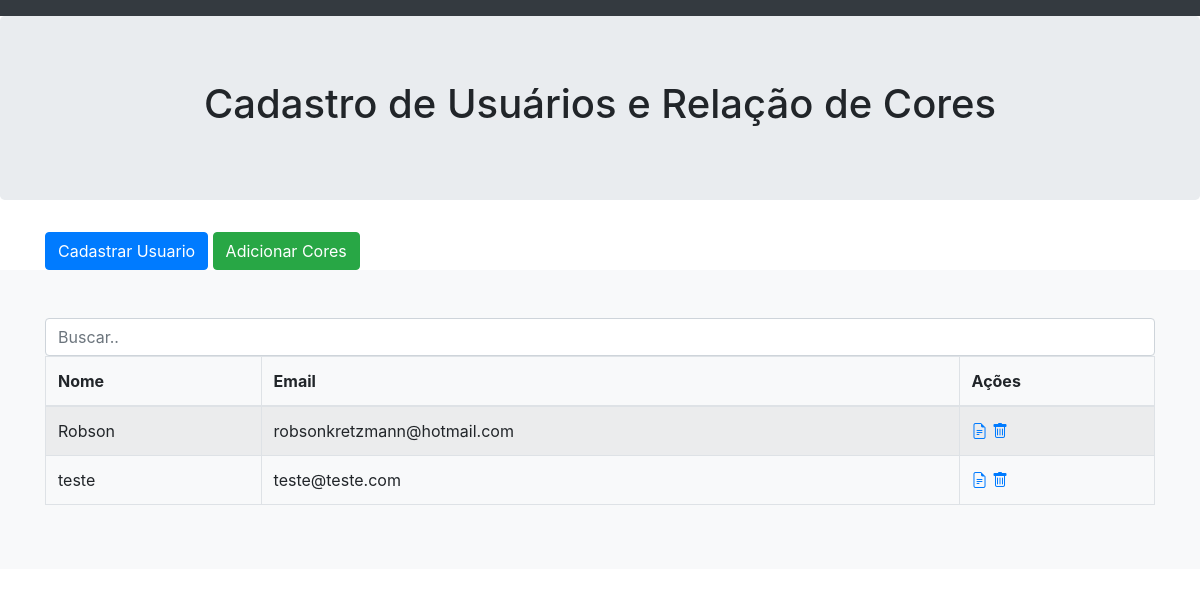
Before: / with the older database file.
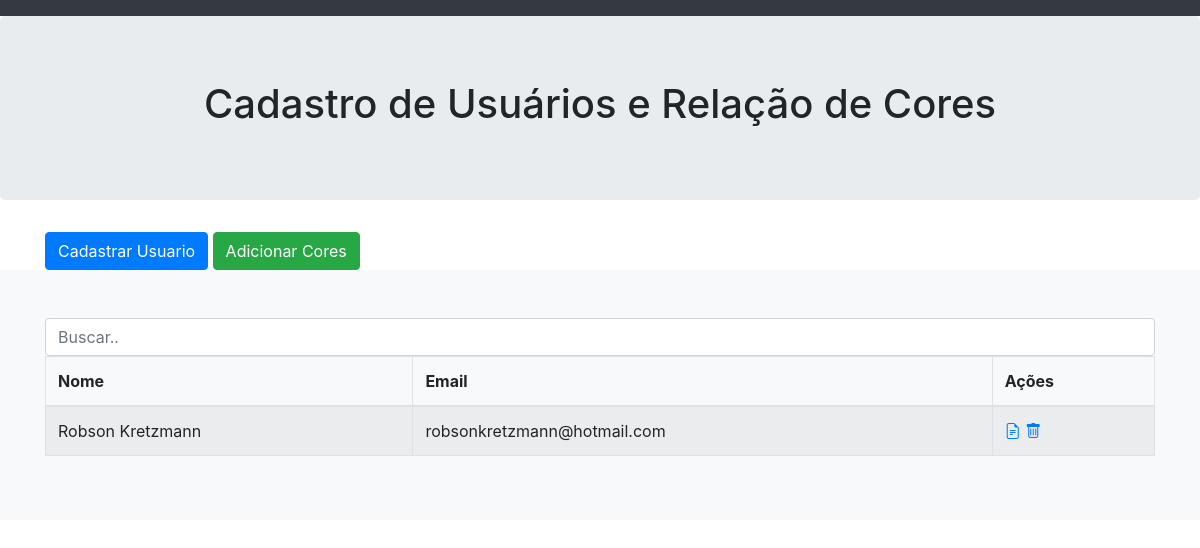
After: the same page with the newer database file.
### tables this page shows
CREATE TABLE users(
    id INTEGER PRIMARY KEY,
    name varchar(100) NOT NULL,
    email varchar(100) NOT NULL
);

### source/Models/User.php (called while the page is built, shortened)
<?php
class User
{
    public function all(): ?array
    {
        $conn = Connect::getInstance();
        $all = $conn->query("SELECT * FROM  users");
        return $all->fetchAll(\PDO::FETCH_CLASS, __CLASS__);
    }
}

### index.php (the view, shortened to what this page needs)
<?php require __DIR__ . "/source/autoload.php";
$user = (new User())->all();
?>
<!doctype html>
<html lang="pt-BR">
<head>
    <link href="style/dist/css/bootstrap.min.css" rel="stylesheet">
    <link rel="stylesheet" href="https://cdn.jsdelivr.net/npm/bootstrap-icons@1.3.0/font/bootstrap-icons.css">
</head>
<body>
<header>
    <div class="navbar navbar-dark bg-dark box-shadow">
    </div>
</header>
<main role="main">
    <section class="jumbotron text-center">
        <h1>
            Cadastro de Usuários e Relação de Cores
        </h1>
    </section>
    <div class="container">
        <a href="view/cadastrar.php" class="btn btn-primary">Cadastrar Usuario</a>
        <a href="view/Cores.php" class="btn btn-success">Adicionar Cores</a>
    </div>
    <div class="album py-5 bg-light">
        <div class="container">
            <input class="form-control" id="myInput" type="text" placeholder="Buscar..">
            <table class="table table-bordered table-striped">
                <thead>
                <th>Nome</th>
                <th>Email</th>
                <th>Ações</th>
                </thead>
                <tbody id="myTable">
                <?php if ($user): ?>
                    <?php foreach ($user as $users): ?>
                        <tr>
                            <td><?= $users->name ?></td>
                            <td><?= $users->email ?></td>
                            <td><a href="view/editar.php?id=<?= $users->id ?>" data-toggle="tooltip"
                                   title="Editar"><i class="bi bi-file-earmark-text"></i></a>
                                <a href="view/deletar.php?id=<?= $users->id ?>" data-toggle="tooltip"
                                   title="Deletar"><i class="bi bi-trash"></i></a></td>
                        </tr>
                    <?php endforeach; ?>
                <?php else: ?>
                    <tr>
                        <td colspan="3" class="alert-success align-items-center">Não Existe dados a Listar</td>
                    </tr>
                <?php endif; ?>
                </tbody>
            </table>
        </div>
    </div>
</main>
</body>
</html>

Changed rows visible on the page:
removed users: name "teste", email "teste@teste.com"
changed users "robsonkretzmann@hotmail.com": name "Robson" → "Robson Kretzmann"
